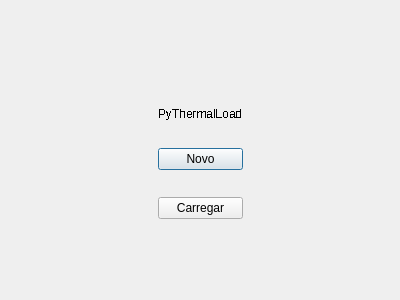
<?xml version="1.0" encoding="UTF-8"?>
<ui version="4.0">
 <class>Dialog</class>
 <widget class="QDialog" name="Dialog">
  <property name="geometry">
   <rect>
    <x>0</x>
    <y>0</y>
    <width>400</width>
    <height>300</height>
   </rect>
  </property>
  <property name="windowTitle">
   <string>Dialog</string>
  </property>
  <layout class="QGridLayout" name="gridLayout">
   <item row="0" column="0">
    <widget class="QWidget" name="widget" native="true">
     <layout class="QGridLayout" name="gridLayout_2">
      <item row="1" column="1">
       <layout class="QVBoxLayout" name="verticalLayout_3">
        <item>
         <layout class="QVBoxLayout" name="verticalLayout_2">
          <item>
           <widget class="QLabel" name="logo">
            <property name="minimumSize">
             <size>
              <width>20</width>
              <height>20</height>
             </size>
            </property>
            <property name="maximumSize">
             <size>
              <width>135</width>
              <height>135</height>
             </size>
            </property>
            <property name="text">
             <string/>
            </property>
            <property name="pixmap">
             <pixmap resource="resource.qrc">:/icon/icon/logo.svg</pixmap>
            </property>
            <property name="scaledContents">
             <bool>true</bool>
            </property>
           </widget>
          </item>
          <item>
           <widget class="QLabel" name="title">
            <property name="font">
             <font>
              <stylestrategy>NoAntialias</stylestrategy>
             </font>
            </property>
            <property name="layoutDirection">
             <enum>Qt::LeftToRight</enum>
            </property>
            <property name="text">
             <string>PyThermalLoad</string>
            </property>
            <property name="scaledContents">
             <bool>true</bool>
            </property>
           </widget>
          </item>
         </layout>
        </item>
        <item>
         <widget class="QLabel" name="label_3">
          <property name="minimumSize">
           <size>
            <width>0</width>
            <height>15</height>
           </size>
          </property>
          <property name="maximumSize">
           <size>
            <width>15</width>
            <height>15</height>
           </size>
          </property>
          <property name="text">
           <string/>
          </property>
         </widget>
        </item>
        <item>
         <layout class="QVBoxLayout" name="verticalLayout">
          <item>
           <widget class="QPushButton" name="novo_proj">
            <property name="text">
             <string>Novo</string>
            </property>
           </widget>
          </item>
          <item>
           <widget class="QLabel" name="label">
            <property name="minimumSize">
             <size>
              <width>0</width>
              <height>15</height>
             </size>
            </property>
            <property name="maximumSize">
             <size>
              <width>16777215</width>
              <height>15</height>
             </size>
            </property>
            <property name="text">
             <string/>
            </property>
           </widget>
          </item>
          <item>
           <widget class="QPushButton" name="load_proj">
            <property name="text">
             <string>Carregar</string>
            </property>
           </widget>
          </item>
         </layout>
        </item>
       </layout>
      </item>
      <item row="0" column="1">
       <spacer name="verticalSpacer">
        <property name="orientation">
         <enum>Qt::Vertical</enum>
        </property>
        <property name="sizeHint" stdset="0">
         <size>
          <width>20</width>
          <height>40</height>
         </size>
        </property>
       </spacer>
      </item>
      <item row="1" column="2">
       <spacer name="horizontalSpacer">
        <property name="orientation">
         <enum>Qt::Horizontal</enum>
        </property>
        <property name="sizeHint" stdset="0">
         <size>
          <width>103</width>
          <height>20</height>
         </size>
        </property>
       </spacer>
      </item>
      <item row="1" column="0">
       <spacer name="horizontalSpacer_2">
        <property name="orientation">
         <enum>Qt::Horizontal</enum>
        </property>
        <property name="sizeHint" stdset="0">
         <size>
          <width>104</width>
          <height>20</height>
         </size>
        </property>
       </spacer>
      </item>
      <item row="2" column="1">
       <spacer name="verticalSpacer_2">
        <property name="orientation">
         <enum>Qt::Vertical</enum>
        </property>
        <property name="sizeHint" stdset="0">
         <size>
          <width>20</width>
          <height>40</height>
         </size>
        </property>
       </spacer>
      </item>
     </layout>
    </widget>
   </item>
  </layout>
 </widget>
 <resources>
  <include location="resource.qrc"/>
 </resources>
 <connections/>
</ui>
